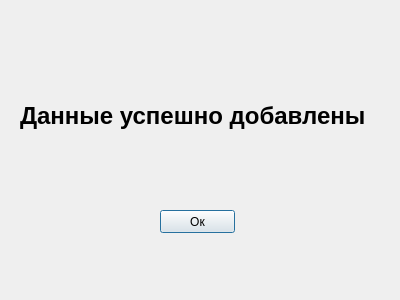
<?xml version="1.0" encoding="UTF-8"?>
<ui version="4.0">
 <class>Dialog</class>
 <widget class="QDialog" name="Dialog">
  <property name="geometry">
   <rect>
    <x>0</x>
    <y>0</y>
    <width>400</width>
    <height>300</height>
   </rect>
  </property>
  <property name="minimumSize">
   <size>
    <width>400</width>
    <height>300</height>
   </size>
  </property>
  <property name="maximumSize">
   <size>
    <width>400</width>
    <height>300</height>
   </size>
  </property>
  <property name="windowTitle">
   <string>Password Saver - Данные успешно добавлены</string>
  </property>
  <widget class="QLabel" name="label_3">
   <property name="geometry">
    <rect>
     <x>20</x>
     <y>100</y>
     <width>371</width>
     <height>31</height>
    </rect>
   </property>
   <property name="font">
    <font>
     <pointsize>18</pointsize>
     <weight>75</weight>
     <bold>true</bold>
    </font>
   </property>
   <property name="text">
    <string>Данные успешно добавлены</string>
   </property>
  </widget>
  <widget class="QPushButton" name="pushButton">
   <property name="geometry">
    <rect>
     <x>160</x>
     <y>210</y>
     <width>75</width>
     <height>23</height>
    </rect>
   </property>
   <property name="text">
    <string>Ок</string>
   </property>
  </widget>
 </widget>
 <resources/>
 <connections/>
</ui>
